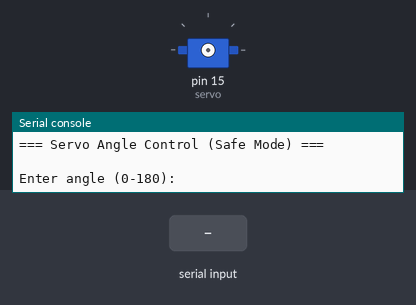
Simulated run of this program. Board: MicroPython board. On the bench: servo, the last lines printed to the serial console. The inputs (shaded band) are chosen by the test bench. Servo angles are drawn from the pulse width (0.5 ms = 0°, 2.5 ms = 180°).

Above: at 1.2 s.
1.3 s: "5" typed at the serial console, then Enter
2.8 s: "90" typed at the serial console, then Enter
At 3.1 s:
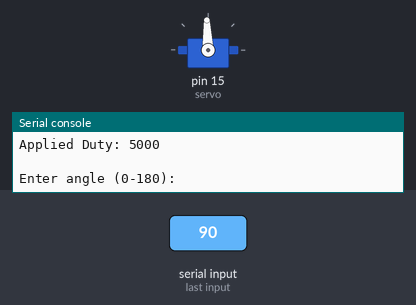
4.3 s: "200" typed at the serial console, then Enter
At 5.4 s:
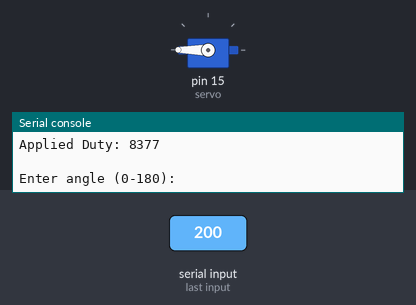
Timing chart, 0 to 7.3 s (numbered marks = the images above; inputs shaded):
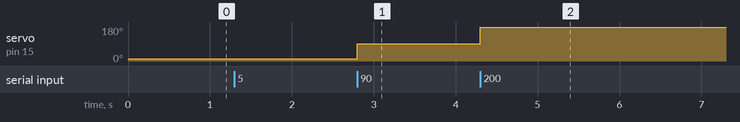

The program:

main.py
```python
from machine import Pin, PWM
import time

servo = PWM(Pin(15))
servo.freq(50)

print("=== Servo Angle Control (Safe Mode) ===")

def set_angle(angle):
    # Clamp angles to safe mechanical range
    if angle < 20:
        angle = 20
    elif angle > 170:
        angle = 170

    min_duty = 1200    # calibrated
    max_duty = 8800

    duty = int(min_duty + (angle / 180) * (max_duty - min_duty))
    servo.duty_u16(duty)

    print("Requested Angle:", angle)
    print("Applied Duty:", duty)

while True:
    try:
        angle = int(input("\nEnter angle (0-180): "))
        set_angle(angle)

    except ValueError:
        print("❌ Enter a valid number")
```

Measured:
- after the input at 2.8 s, servo on pin 15 (servo): 11° → 92° at once
- after the input at 4.3 s, servo on pin 15 (servo): 92° → 180° at once
